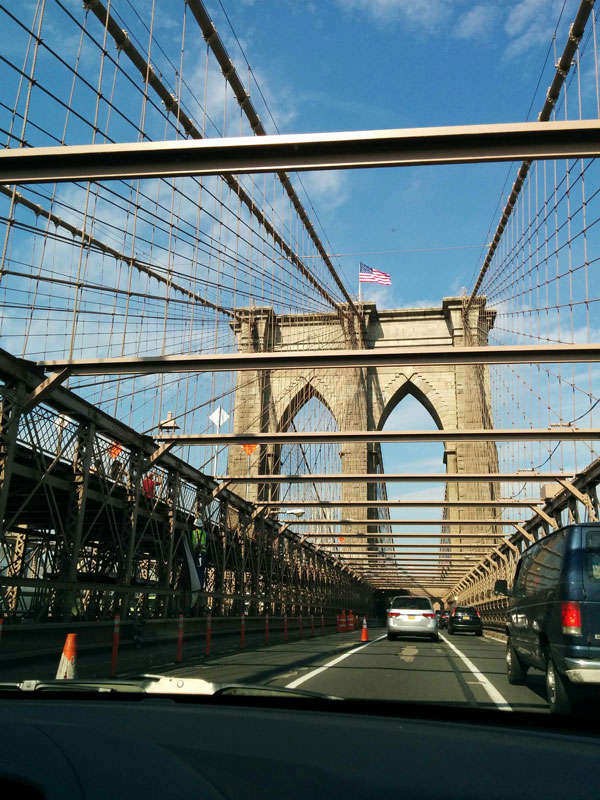
#> input picture images/brooklyn-bridge.jpg, 600 x 800 px; its folder holds only this picture in this run
$ python -i set.py   (imports and definitions only)   (Python 2 division)   (older library calls are emulated)
#> lines starting #> are read from the running program, lines starting #| are printed output that depends on the picture; after the words box and inside, x2 and y2 are one past the last pixel; in counts of white or black regions, pixels touching at a corner belong together
### util.py
import cv2
import numpy as np
import random

# [12 lines left out: function show, not called in this run]

def destroy(window_name):
    cv2.destroyWindow(window_name)

# (Stolen) utility code from
# http://git.io/vGi60A
def rectify(h):
    try:
        h = h.reshape((4,2))
    except ValueError:
        return np.array([None])
    hnew = np.zeros((4,2),dtype = np.float32)

    add = h.sum(1)
    hnew[0] = h[np.argmin(add)]
    hnew[2] = h[np.argmax(add)]

    diff = np.diff(h,axis = 1)
    hnew[1] = h[np.argmin(diff)]
    hnew[3] = h[np.argmax(diff)]

    return hnew

# draw contour on empty image
# [4 lines left out: function draw_contour, not called in this run]

def resize(src, shape):
    dest = cv2.resize(src, (shape[1], shape[0]))
    return dest

# get grayscale and slightly blurred image to remove noise
# [49 lines left out: functions preprocess, random_color_palette, not called in this run]

### set.py
import cv2
import cv2.cv as cv
import sys
import numpy as np
import util as util
import os
import code

COLOR_RED = (0, 0, 255)
SIZE_CARD = (64*3, 89*3)
SIZE_CARD_W, SIZE_CARD_H = SIZE_CARD

PROP_COLOR_RED = 0
PROP_COLOR_GREEN = 1
PROP_COLOR_PURPLE = 2
PROP_COLOR_MAP = ['RED', 'GREEN', 'PURPLE']

PROP_SHAPE_DIAMOND = 0
PROP_SHAPE_OBLONG = 1
PROP_SHAPE_SQUIGGLE = 2
PROP_SHAPE_MAP = ['DIAMOND', 'OBLONG', 'SQUIGGLE']

PROP_TEXTURE_STRIPED = 0
PROP_TEXTURE_EMPTY = 1
PROP_TEXTURE_SOLID = 2
PROP_TEXTURE_MAP = ['STRIPED', 'EMPTY', 'SOLID']

# [16 lines left out: functions get_card_properties, pretty_print_properties, not called in this run]


def detect_cards(img, draw_rects = False):
    if img is None:
        return None

    img_binary = get_binary(img)
    contours = find_contours(img_binary)
    num_cards = get_dropoff([cv2.contourArea(c) for c in contours], maxratio=1.5)

    return transform_cards(img, contours, num_cards, draw_rects=draw_rects)

def transform_cards(img, contours, num, draw_rects=False):
    cards = []
    for i in xrange(num):
        card = contours[i]

        # get bounding rectangle
        rect = cv2.minAreaRect(card)
        r = cv.BoxPoints(rect)

        # convert to ints
        r = [(int(x), int(y)) for x,y in r]

        if draw_rects:
            cv2.rectangle(img, r[0], r[2], COLOR_RED)

        try:
            transformed = transform_card(card, img)
            cards.append(transformed)
        except:
            print 'Error processing card!! :o'
            pass

    return cards

def transform_card(card, image):
    # find out if card is rotated
    x, y, w, h = cv2.boundingRect(card)
    card_shape = [[0,0], [SIZE_CARD_W,0], [SIZE_CARD_W, SIZE_CARD_H], [0,SIZE_CARD_H]]

    # get poly of contour
    approximated_poly = get_approx_poly(card)
    dest = np.array(card_shape, np.float32)

    # do transformatiom
    transformation = cv2.getPerspectiveTransform(approximated_poly, dest)
    warp = cv2.warpPerspective(image, transformation, SIZE_CARD)

    # rotate card back up
    if (w > h):
        return util.resize(np.rot90(warp), (SIZE_CARD_H, SIZE_CARD_H))

    return warp

def get_approx_poly(card, do_rectify=True, image=None):
    perimeter = cv2.arcLength(card, True)

    approximated_poly = cv2.approxPolyDP(card, 0.1*perimeter, True)

    # TODO: deal with case where approximated_poly does not have 4 points (3 or 5)
    #kl = len(approximated_poly)
    #kif l != 4:
        #kfor p in approximated_poly:
            #kcv2.circle(image, (p[0][0], p[0][1]), 3, (255,0,0), 5)
        #kutil.show(image)
    #k# get rectified points in clockwise order

    if do_rectify:
        reapproximated_poly = util.rectify(approximated_poly)
        if reapproximated_poly.all():
            approximated_poly = reapproximated_poly
        else:
            print 'Not rectified!'
    return approximated_poly


def find_contours(bin_img, num=-1, return_area=False):
    contours, hierarchy = cv2.findContours(bin_img, cv2.RETR_TREE, cv2.CHAIN_APPROX_SIMPLE)
    contours = sorted(contours, key=cv2.contourArea, reverse=True)

    if num > 0:
        return contours[:num]

    return contours

def get_binary(img, thresh=150):
    # grayscale
    img_gray = cv2.cvtColor(img, cv2.COLOR_BGR2GRAY)

    # gaussian blur to remove noise
    img_blur = cv2.GaussianBlur(img_gray, ksize=(3,3), sigmaX=0)

    # threshold
    flag, img_threshold = cv2.threshold(img_blur, thresh=thresh, maxval=255, type=cv2.THRESH_BINARY)

    return img_threshold

# [58 lines left out: functions get_card_color, get_card_shape, get_shape_image, train_cards, not called in this run]

def get_dropoff(array, maxratio=1.1):
    """Given array of values, return the index of the element where the ratio of each elem to the next drops off (assuming sorted input)"""

    # add small differential to avoid dividing by zero
    array = [ e + 0.000000001 for e in array]

    ratios = np.divide(array, array[1:] + [1])

    count = 1

    for r in ratios:
        if r > maxratio:
            break
        else:
            count += 1

    return count

# [123 lines left out: functions get_card_number, get_card_texture, test, train, test_props, test_bad_cards, not called in this run]

>>> import cv2
>>> picture = cv2.imread('images/brooklyn-bridge.jpg')
#> picture is the input picture: shape (800, 600, 3); mean B, G, R 110.5, 106.9, 89.3
>>> result = detect_cards(picture)
#> in get_binary, `img_gray = cv2.cvtColor(img, cv2.COLOR_BGR2GRAY)`:
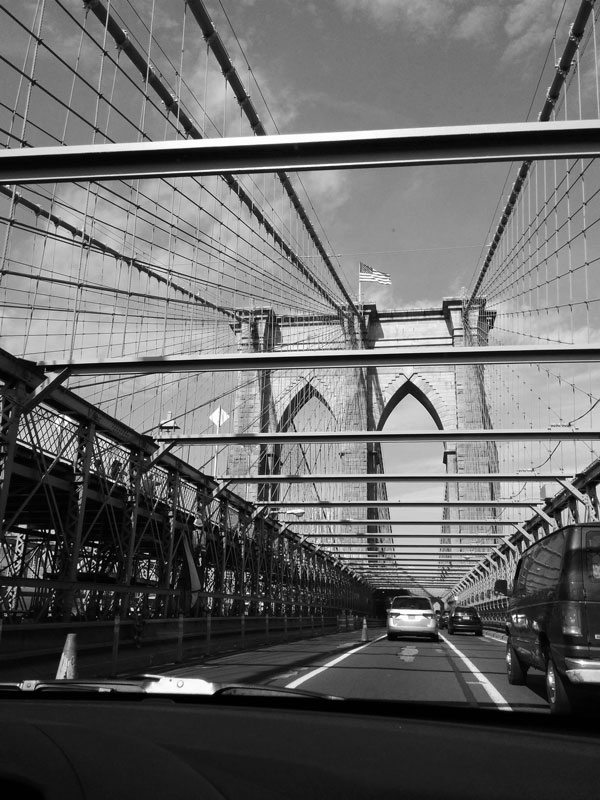
#> img_gray: shape (800, 600); min 0, max 255, mean 102
#> in get_binary, `flag, img_threshold = cv2.threshold(img_blur, thresh=thresh, maxval=25..`:
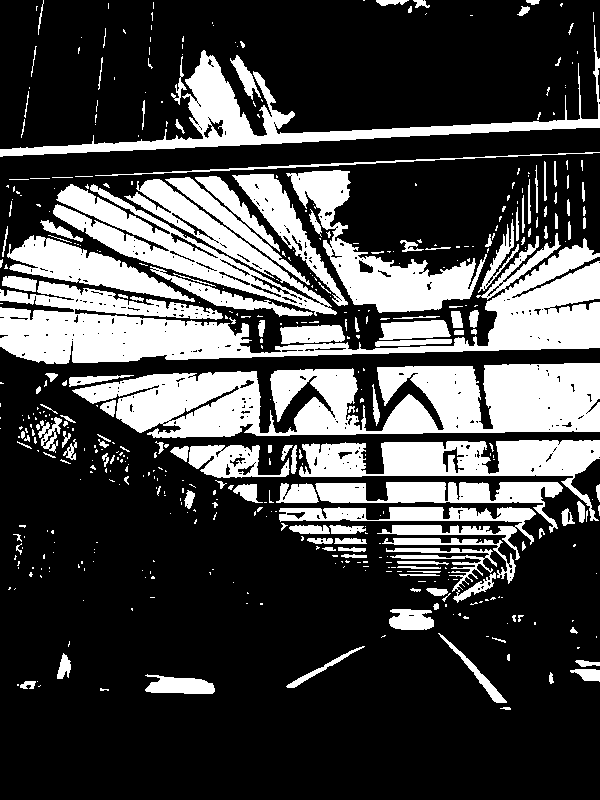
#> img_threshold: shape (800, 600); 27.9% white; 487 white regions (336 under 20 px)
#> in get_binary, `flag, img_threshold = cv2.threshold(img_blur, thresh=thresh, maxval=25..`: flag = 150
#> in find_contours, `contours, hierarchy = cv2.findContours(bin_img, cv2.RETR_TREE, cv2.CHA..`: contours = 852 contours, 701 with area under 20; largest, box (x1, y1, x2, y2) and area: (72, 363, 600, 438) 25722, (0, 233, 600, 364) 24056, (53, 179, 337, 316) 11884, (0, 25, 600, 157) 8872, (299, 440, 600, 521) 8742
#> in get_dropoff, `array = [ e + 0.000000001 for e in array]`: array = 852 values, max 25722.5 at index 0, min 1e-09 at index 683, mean 151.3
#> in get_dropoff, `ratios = np.divide(array, array[1:] + [1])`: ratios = 852 values, max 500000001 at index 682, min 1e-09 at index 851, mean 586855.5
#> the loop in get_dropoff, `for r in ratios:` made 2 passes
#> (r, count) on pass 1: (1.07, 2)
#> r on pass 2: 2.02
#> after the loop in get_dropoff, `for r in ratios:`: count = 2
#> the loop in transform_cards, `for i in xrange(num):` made 2 passes
#> (rect, r, x in transform_card, y in transform_card, w in transform_card) on passes 1 to 2: (((335.8, 400.6), (527.3, 68.5), -0.83), [(72, 438), (71, 370), (598, 362), (599, 430)], 72, 363, 528), (((299.5, 298.3), (601.4, 115.9), -1.65), [(0, 364), (-2, 249), (598, 231), (601, 347)], 0, 233, 600)
#| Not rectified!
#| Error processing card!! :o
#| Not rectified!
#| Error processing card!! :o
#> after the loop in transform_cards, `for i in xrange(num):`: cards = []
#> result = []

$ run again, on images/set-12-random-90deg.jpg
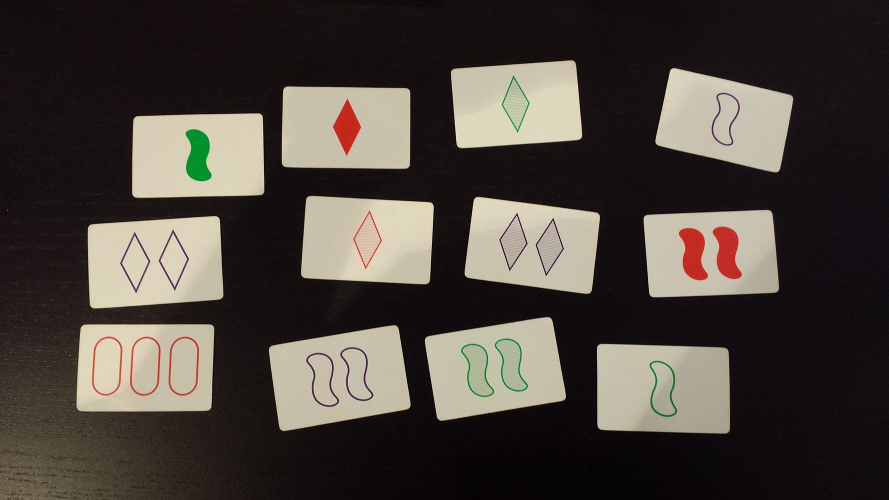
#> input picture images/set-12-random-90deg.jpg, 1778 x 1000 px (shown at 1/2 size)
#> picture is the input picture: shape (1000, 1778, 3); mean B, G, R 61.7, 67.9, 74.8
#> in get_binary, `flag, img_threshold = cv2.threshold(img_blur, thresh=thresh, maxval=25..`:
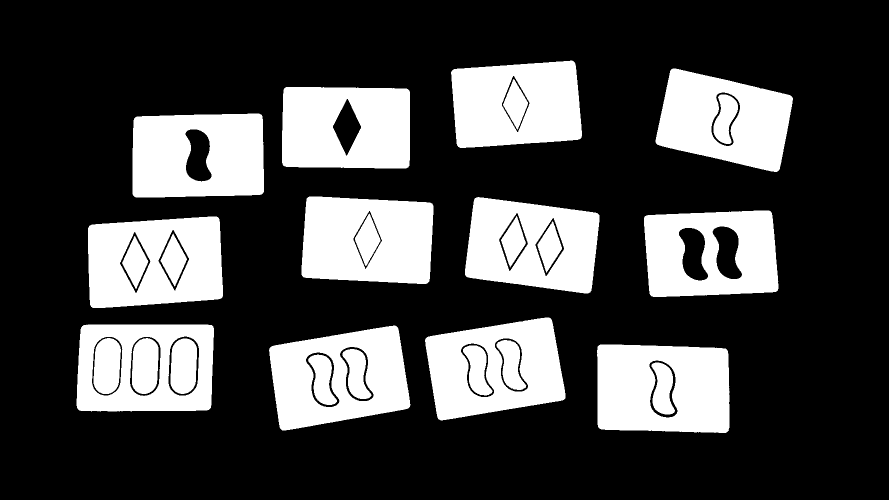
#> img_threshold: shape (1000, 1778) (shown at 1/2 size); 27.2% white; 27 white regions
#> flag = 150
#> in find_contours, `contours, hierarchy = cv2.findContours(bin_img, cv2.RETR_TREE, cv2.CHA..`: contours = 46 contours; largest, box (x1, y1, x2, y2) and area: (153, 649, 428, 823) 45966, (538, 651, 821, 861) 44616, (1194, 689, 1459, 866) 44378, (176, 433, 446, 616) 44029, (850, 635, 1131, 841) 43552
#> array = 46 values, max 45965.5 at index 0, min 2538.5 at index 45, mean 13966.4
#> ratios = 46 values, max 2538.5 at index 45, min 1 at index 37, mean 56.3
#> the loop in get_dropoff, `for r in ratios:` made 12 passes
#> r on passes 1 to 8: 1.03, 1.01, 1.01, 1.01, 1.03, 1, 1.01, 1.01
#> after the loop in get_dropoff, `for r in ratios:`: count = 12
#> the loop in transform_cards, `for i in xrange(num):` made 12 passes
#> (rect, r, x in transform_card, y in transform_card, w in transform_card) on passes 1 to 2: (((290, 735.5), (173, 274), -90), [(427, 822), (153, 822), (153, 649), (427, 649)], 153, 649, 275), (((677.6, 755.5), (266.8, 171.6), -9.53), [(560, 862), (531, 692), (794, 648), (823, 818)], 538, 651, 283)
#> pass 2, in resize (call 2), `dest = cv2.resize(src, (shape[1], shape[0]))`:
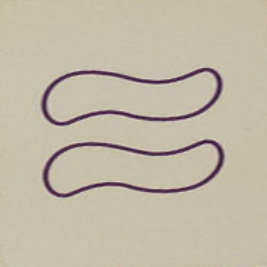
#> dest: shape (267, 267, 3); mean of channels 0, 1, 2 165.9, 184.9, 193; drawn as B, G, R
#> after the loop in transform_cards, `for i in xrange(num):`: cards = 12 items
